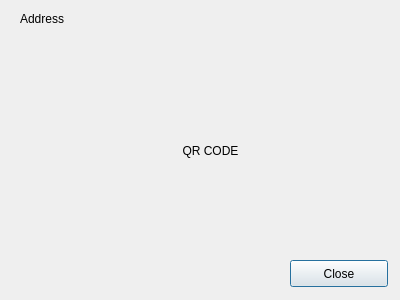
<?xml version="1.0" encoding="UTF-8"?>
<ui version="4.0">
 <class>Dialog</class>
 <widget class="QDialog" name="Dialog">
  <property name="geometry">
   <rect>
    <x>0</x>
    <y>0</y>
    <width>400</width>
    <height>300</height>
   </rect>
  </property>
  <property name="windowTitle">
   <string>Dialog</string>
  </property>
  <widget class="QPushButton" name="pushButton">
   <property name="geometry">
    <rect>
     <x>290</x>
     <y>260</y>
     <width>98</width>
     <height>27</height>
    </rect>
   </property>
   <property name="text">
    <string>Close</string>
   </property>
  </widget>
  <widget class="QLabel" name="qr_label">
   <property name="geometry">
    <rect>
     <x>55</x>
     <y>70</y>
     <width>311</width>
     <height>161</height>
    </rect>
   </property>
   <property name="text">
    <string>QR CODE</string>
   </property>
   <property name="alignment">
    <set>Qt::AlignCenter</set>
   </property>
  </widget>
  <widget class="QLabel" name="address_label">
   <property name="geometry">
    <rect>
     <x>20</x>
     <y>10</y>
     <width>371</width>
     <height>17</height>
    </rect>
   </property>
   <property name="text">
    <string>Address</string>
   </property>
  </widget>
 </widget>
 <resources/>
 <connections/>
</ui>
